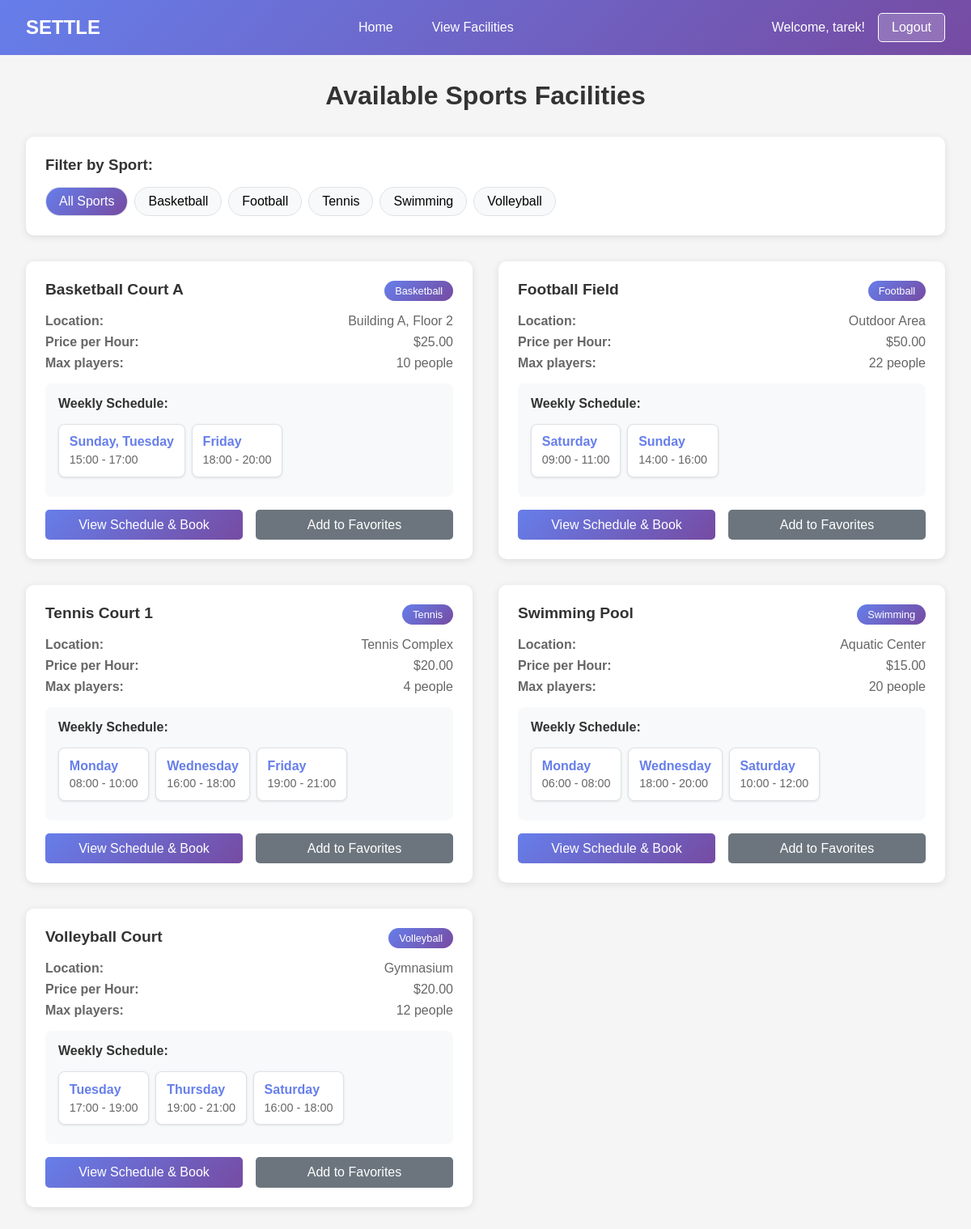
The app's page /view-facilities (signed in) with its own data.
### models.py (models this page shows, shortened)
class Sport(db.Model):
    id = db.Column(db.Integer, primary_key=True, autoincrement=True)
    name = db.Column(db.String(100), unique=True, nullable=False)
    max_players = db.Column(db.Integer, default=10)
    default_slot_minutes = db.Column(db.Integer, default=60)

class Facility(db.Model):
    id = db.Column(db.Integer, primary_key=True, autoincrement=True)
    name = db.Column(db.String(120), nullable=False)
    location = db.Column(db.String(255))
    sport_id = db.Column(db.Integer, db.ForeignKey("sport.id"), nullable=False)
    price_per_hour = db.Column(db.Float, nullable=False, default=0.0)
    max_capacity = db.Column(db.Integer, default=100)
    is_active = db.Column(db.Boolean, default=True)
    schedules = db.relationship("Schedule", backref="facility", lazy=True)
    sport = db.relationship("Sport", backref="facilities")

### routes.py (the view)
@routes.route("/view-facilities")
def view_facility():
    sports = models.Sport.query.all()
    facilities = models.Facility.query.filter_by(is_active=True).all()
    return render_template("view_facilities.html",
                         sports=sports,
                         facilities=facilities)

### models.py (called while the page is built)
    def get_day_name(self):
        day_names = {
            DayOfWeek.SUNDAY: "Sunday",
            DayOfWeek.MONDAY: "Monday",
            DayOfWeek.TUESDAY: "Tuesday",
            DayOfWeek.WEDNESDAY: "Wednesday",
            DayOfWeek.THURSDAY: "Thursday",
            DayOfWeek.FRIDAY: "Friday",
            DayOfWeek.SATURDAY: "Saturday"
        }
        return day_names[self.day_of_week]

### templates/view_facilities.html (shortened to what this page needs)
<!DOCTYPE html>
<html lang="en">
<head>
</head>
<body>
    <div class="header">
        <div class="logo">SETTLE</div>
        <div class="nav-links">
            <a href="{{ url_for('home') }}" class="nav-link">Home</a>
            <a href="{{ url_for('routes.view_facility') }}" class="nav-link">View Facilities</a>
        </div>
        <div class="user-info">
            {% if session.username %}
                <span>Welcome, {{ session.username }}!</span>
                <a href="{{ url_for('routes.logout') }}" class="logout-btn">Logout</a>
            {% endif %}
        </div>
    </div>
    <div class="container">
        <h1 class="page-title">Available Sports Facilities</h1>
        <div class="filter-section">
            <h3 class="filter-title">Filter by Sport:</h3>
            <div class="sport-filters">
                <div class="sport-filter active" data-sport="all">All Sports</div>
                {% for sport in sports %}
                    <div class="sport-filter" data-sport="{{ sport.id }}">{{ sport.name }}</div>
                {% endfor %}
            </div>
        </div>
        <div class="facilities-grid">
            {% if facilities %}
                {% for facility in facilities %}
                    <div class="facility-card" data-sport-id="{{ facility.sport_id }}">
                        <div class="facility-header">
                            <div class="facility-name">{{ facility.name }}</div>
                            <div class="sport-tag">{{ facility.sport.name }}</div>
                        </div>
                        <div class="facility-info">
                            <div class="info-item">
                                <span><strong>Location:</strong></span>
                                <span>{{ facility.location or 'Not specified' }}</span>
                            </div>
                            <div class="info-item">
                                <span><strong>Price per Hour:</strong></span>
                                <span>${{ "%.2f"|format(facility.price_per_hour) }}</span>
                            </div>
                            <div class="info-item">
                                <span><strong>Max players:</strong></span>
                                <span>{{ facility.sport.max_players }} people</span>
                            </div>
                        </div>
                        <div class="schedule-section">
                            <div class="schedule-title">Weekly Schedule:</div>
                            <div class="schedule-slots">
                                {% if facility.schedules %}
                                    {% set schedule_groups = {} %}
                                    {% for schedule in facility.schedules %}
                                        {% set time_slot = schedule.start_time.strftime('%H:%M') + ' - ' + schedule.end_time.strftime('%H:%M') %}
                                    {% endfor %}
                                    {% for time_slot, days in schedule_groups.items() %}
                                        <div class="schedule-item">
                                            <div class="schedule-days">{{ days | join(', ') }}</div>
                                            <div class="schedule-time">{{ time_slot }}</div>
                                        </div>
                                    {% endfor %}
                                {% else %}
                                    <div class="no-schedule">No fixed schedule available</div>
                                {% endif %}
                            </div>
                        </div>
                        <div class="facility-actions">
                            <a href="{{ url_for('routes.booking', facility_id=facility.id) }}" class="btn btn-primary">View Schedule & Book</a>
                            <a href="#" class="btn btn-secondary">Add to Favorites</a>
                        </div>
                    </div>
                {% endfor %}
            {% else %}
                <div class="no-facilities">
                    <h3>No facilities available</h3>
                    <p>Please check back later or contact admin to add facilities.</p>
                </div>
            {% endif %}
        </div>
    </div>
</body>
</html>

### templates/view_facilities.html (style rules this page uses)
* { margin: 0; padding: 0; box-sizing: border-box; }
body { font-family: Arial, sans-serif; background: #f5f5f5; }
.header { background: linear-gradient(135deg, #667eea 0%, #764ba2 100%); color: white; padding: 1rem 2rem; display: flex; justify-content: space-between; align-items: center; }
.logo { font-size: 1.5rem; font-weight: bold; }
.nav-links { display: flex; gap: 1rem; align-items: center; }
.nav-link { color: white; text-decoration: none; padding: 0.5rem 1rem; border-radius: 5px; transition: background 0.3s; }
.user-info { display: flex; align-items: center; gap: 1rem; }
.logout-btn { background: rgba(255, 255, 255, 0.2); color: white; border: 1px solid white; padding: 0.5rem 1rem; border-radius: 5px; text-decoration: none; transition: background 0.3s; }
.container { max-width: 1200px; margin: 2rem auto; padding: 0 2rem; }
.page-title { text-align: center; color: #333; margin-bottom: 2rem; font-size: 2rem; }
.filter-section { background: white; padding: 1.5rem; border-radius: 10px; margin-bottom: 2rem; box-shadow: 0 2px 10px rgba(0, 0, 0, 0.1); }
.filter-title { margin-bottom: 1rem; color: #333; }
.sport-filters { display: flex; flex-wrap: wrap; gap: 0.5rem; }
.sport-filter { padding: 0.5rem 1rem; background: #f8f9fa; border: 1px solid #dee2e6; border-radius: 20px; cursor: pointer; transition: all 0.3s; }
.sport-filter:hover, .sport-filter.active { background: linear-gradient(135deg, #667eea 0%, #764ba2 100%); color: white; }
.facilities-grid { display: grid; grid-template-columns: repeat(auto-fill, minmax(400px, 1fr)); gap: 2rem; }
.facility-card { background: white; border-radius: 10px; padding: 1.5rem; box-shadow: 0 2px 10px rgba(0, 0, 0, 0.1); transition: transform 0.3s, box-shadow 0.3s; }
.facility-header { display: flex; justify-content: space-between; align-items: start; margin-bottom: 1rem; }
.facility-name { font-size: 1.2rem; font-weight: bold; color: #333; }
.sport-tag { background: linear-gradient(135deg, #667eea 0%, #764ba2 100%); color: white; padding: 0.3rem 0.8rem; border-radius: 15px; font-size: 0.8rem; }
.facility-info { margin-bottom: 1rem; }
.info-item { display: flex; justify-content: space-between; margin: 0.5rem 0; color: #666; }
.schedule-section { margin: 1rem 0; padding: 1rem; background: #f8f9fa; border-radius: 8px; }
.schedule-title { font-weight: bold; margin-bottom: 0.5rem; color: #333; }
.schedule-slots { display: flex; flex-wrap: wrap; gap: 0.5rem; }
.facility-actions { display: flex; gap: 1rem; margin-top: 1rem; }
.btn { padding: 0.6rem 1.2rem; border: none; border-radius: 5px; text-decoration: none; cursor: pointer; transition: transform 0.2s; text-align: center; flex: 1; }
.btn-primary { background: linear-gradient(135deg, #667eea 0%, #764ba2 100%); color: white; }
.btn-secondary { background: #6c757d; color: white; }
.schedule-item { background: white; padding: 0.8rem; margin: 0.5rem 0; border-radius: 8px; border: 1px solid #dee2e6; box-shadow: 0 1px 3px rgba(0, 0, 0, 0.1); }
.schedule-days { font-weight: bold; color: #667eea; margin-bottom: 0.3rem; }
.schedule-time { color: #666; font-size: 0.9rem; }

### records on screen
Sport: name "Basketball"
Sport: name "Football"
Sport: name "Tennis"
Sport: name "Swimming"
Sport: name "Volleyball"
Facility: name "Basketball Court A", sport.name "Basketball", location "Building A, Floor 2", price_per_hour "25.00", sport.max_players "10", days "Sunday, Tuesday" "Friday", schedule_groups "15:00 - 17:00" "18:00 - 20:00"
Facility: name "Football Field", sport.name "Football", location "Outdoor Area", price_per_hour "50.00", sport.max_players "22", days "Saturday" "Sunday", schedule_groups "09:00 - 11:00" "14:00 - 16:00"
Facility: name "Tennis Court 1", sport.name "Tennis", location "Tennis Complex", price_per_hour "20.00", sport.max_players "4", days "Monday" "Wednesday" "Friday", schedule_groups "08:00 - 10:00" "16:00 - 18:00" "19:00 - 21:00"
Facility: name "Swimming Pool", sport.name "Swimming", location "Aquatic Center", price_per_hour "15.00", sport.max_players "20", days "Monday" "Wednesday" "Saturday", schedule_groups "06:00 - 08:00" "18:00 - 20:00" "10:00 - 12:00"
Facility: name "Volleyball Court", sport.name "Volleyball", location "Gymnasium", price_per_hour "20.00", sport.max_players "12", days "Tuesday" "Thursday" "Saturday", schedule_groups "17:00 - 19:00" "19:00 - 21:00" "16:00 - 18:00"

### other values on screen
{{ session.username }} "tarek"
